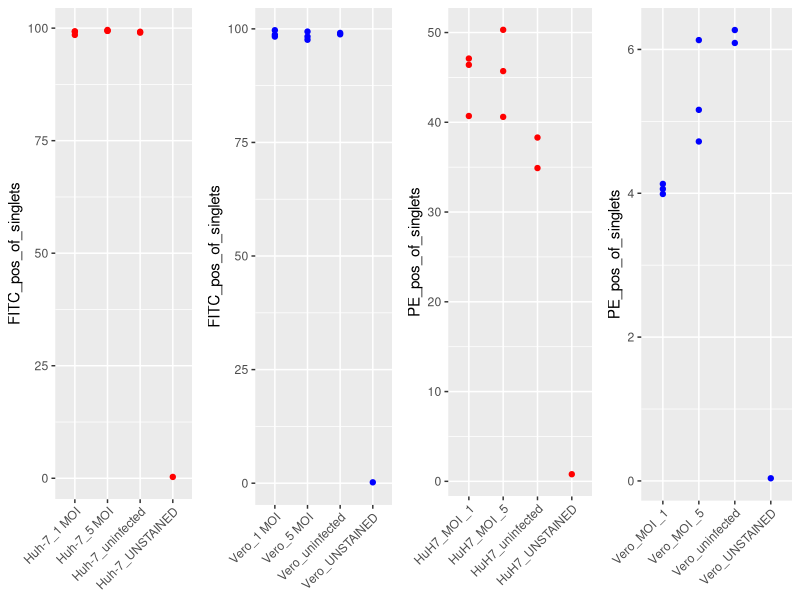

Recreate this plot in R.
## ---- chunk 1
knitr::opts_chunk$set(warning = FALSE, message = FALSE, 
                      error = FALSE, echo = FALSE)
## ---- chunk 2
library(tidyverse)
library(stats)
library(broom)
library(kableExtra)
## ---- chunk 3
fitcHuh <- read_tsv("24hr/dioc_huh.txt")
fitcVero <- read_tsv("24hr/dioc_vero.txt")
peHuh <- read_tsv("24hr/mtio_huh.txt")
peVero <- read_tsv("24hr/mito_vero.txt")
## ---- chunk 4
fitcCleanedHuh <- fitcHuh %>% 
  slice(-(10:11)) %>% 
  mutate(`Sample:` = str_replace(`Sample:`, 
                                 "DIOC 24 hr Vero and HuH7 Covid_9-23-2020_", 
                                 ""),
         `Sample:` = str_replace(`Sample:`, "_1,3a,", "_"),
         `Sample:` = str_replace(`Sample:`, ".fcs", ""),
         `Sample:` = str_replace(`Sample:`, "_[0-9][0-9][0-9]", ""),
         `Sample:` = str_replace(`Sample:`, "_[0-9][0-9][0-9]", "")) %>% 
  rename(Sample = `Sample:`,
         FITC_pos_of_singlets = `Singlets/FITC_pos | Freq. of Parent`)

fitcCleanedVero <- fitcVero %>% 
  slice(-(10:11)) %>% 
  mutate(`Sample:` = str_replace(`Sample:`, 
                                 "DIOC 24 hr Vero and HuH7 Covid_9-23-2020_", 
                                 ""),
         `Sample:` = str_replace(`Sample:`, "_1,3a,", "_"),
         `Sample:` = str_replace(`Sample:`, ".fcs", ""),
         `Sample:` = str_replace(`Sample:`, "_[0-9][0-9][0-9]", ""),
         `Sample:` = str_replace(`Sample:`, "_[0-9][0-9][0-9]", "")) %>% 
  rename(Sample = `Sample:`,
         FITC_pos_of_singlets = `Singlets/FITC_pos | Freq. of Parent`)


peCleanedVero <- peVero %>%
  slice(-(10:11)) %>% 
  mutate(
    `Sample:` = str_replace(`Sample:`, "MitoSoX 24 hr", ""),
    `Sample:` = str_remove(`Sample:`, "Vero and Huh7 9_23_2020_"),
    `Sample:` = str_replace(`Sample:`, "1,3a,", "_"),
    `Sample:` = str_replace(`Sample:`, ".fcs", ""),
    `Sample:` = str_replace(`Sample:`, "_[0-9][0-9][0-9]", ""),
    `Sample:` = str_replace(`Sample:`, "_[0-9][0-9][0-9]", "")) %>% 
  rename(Sample = `Sample:`,
         PE_pos_of_singlets = `Singlets/PE_pos | Freq. of Parent`)

peCleanedHuh <- peHuh %>%
  slice(-(10:11)) %>% 
  mutate(
    `Sample:` = str_replace(`Sample:`, "MitoSoX 24 hr", ""),
    `Sample:` = str_remove(`Sample:`, "Vero and Huh7 9_23_2020_"),
    `Sample:` = str_replace(`Sample:`, "1,3a,", "_"),
    `Sample:` = str_replace(`Sample:`, ".fcs", ""),
    `Sample:` = str_replace(`Sample:`, "_[0-9][0-9][0-9]", ""),
    `Sample:` = str_replace(`Sample:`, "_[0-9][0-9][0-9]", "")) %>% 
  rename(Sample = `Sample:`,
         PE_pos_of_singlets = `Singlets/PE_pos | Freq. of Parent`)
 
## ---- chunk 5
fitcCleanedHuhGraph <- fitcCleanedHuh %>% 
  ggplot(aes(y = FITC_pos_of_singlets, x = Sample)) +
  geom_point(color = 'red') +
  theme(axis.text.x=element_text(angle=45, hjust=1),
        axis.title.x = element_blank())

fitcCleanedVeroGraph <- fitcCleanedVero %>% 
  ggplot(aes(y = FITC_pos_of_singlets, x = Sample)) +
  geom_point(color = 'blue') +
  theme(axis.text.x=element_text(angle=45, hjust=1),
        axis.title.x = element_blank())

peCleanedHuhGraph <- peCleanedHuh %>% 
  ggplot(aes(y = PE_pos_of_singlets, x = Sample)) +
  geom_point(color = 'red') +
  theme(axis.text.x=element_text(angle=45, hjust=1),
        axis.title.x = element_blank())

peCleanedVeroGraph <- peCleanedVero %>% 
  ggplot(aes(y = PE_pos_of_singlets, x = Sample)) +
  geom_point(color = 'blue') +
  theme(axis.text.x=element_text(angle=45, hjust=1),
        axis.title.x = element_blank())


gridExtra::grid.arrange(fitcCleanedHuhGraph, fitcCleanedVeroGraph, peCleanedHuhGraph, peCleanedVeroGraph, nrow = 1)  
## ---- chunk 6
fitcCleanedVero %>% 
  slice(-1) %>% 
  nest() %>%
  mutate(aov_result = map(data, ~aov(FITC_pos_of_singlets ~ Sample, data = .x)),
            tukey_result = map(aov_result, TukeyHSD),
            tidy_tukey = map(tukey_result, tidy)) %>%
     unnest(tidy_tukey, .drop = TRUE) %>% 
  select(-(1:3), -(6:9)) %>% 
  kbl(caption = "DiOC6 Vero") %>% 
  kable_paper("hover", full_width = F)
## ---- chunk 7
fitcCleanedHuh %>% 
  slice(-1) %>% 
  nest() %>%
  mutate(aov_result = map(data, ~aov(FITC_pos_of_singlets ~ Sample, data = .x)),
            tukey_result = map(aov_result, TukeyHSD),
            tidy_tukey = map(tukey_result, tidy)) %>%
     unnest(tidy_tukey, .drop = TRUE) %>% 
  select(-(1:3), -(6:9)) %>% 
  kbl(caption = "DiOC6 HuH7") %>% 
  kable_paper("hover", full_width = F)
## ---- chunk 8
peCleanedVero %>% 
  slice(-7) %>% 
  nest() %>%
  mutate(aov_result = map(data, ~aov(PE_pos_of_singlets ~ Sample, data = .x)),
            tukey_result = map(aov_result, TukeyHSD),
            tidy_tukey = map(tukey_result, tidy)) %>%
     unnest(tidy_tukey, .drop = TRUE) %>%  
  select(-(1:3), -(6:9)) %>% 
  kbl(caption = "MitoSox Vero") %>% 
  kable_paper("hover", full_width = F)
## ---- chunk 9
peCleanedHuh %>% 
  slice(-7) %>% 
  nest() %>%
  mutate(aov_result = map(data, ~aov(PE_pos_of_singlets ~ Sample, data = .x)),
            tukey_result = map(aov_result, TukeyHSD),
            tidy_tukey = map(tukey_result, tidy)) %>%
     unnest(tidy_tukey, .drop = TRUE) %>%  
  select(-(1:3), -(6:9)) %>% 
  kbl(caption = "MitoSox HuH7") %>% 
  kable_paper("hover", full_width = F)
